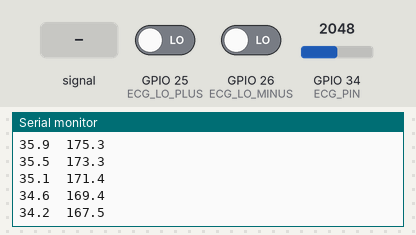
A sketch run on a simulated ESP32. Shown: the last lines printed to the serial monitor. The inputs (shaded band) are chosen by the test bench; at power-on: GPIO 34 (ECG_PIN) = 2048, GPIO 25 (ECG_LO_PLUS) LOW, GPIO 26 (ECG_LO_MINUS) LOW (analog values on the 0–4095 scale).

Above: at 3.4 s.
3.5 s: GPIO 34 (ECG_PIN) fed a 200 Hz sine of ±327 counts around its level
5.0 s: GPIO 34 (ECG_PIN) set to 1960
At 5.7 s:
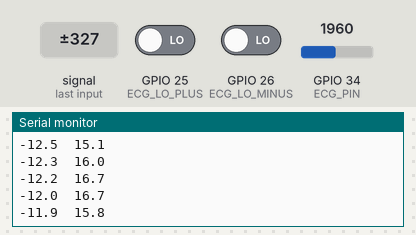
6.5 s: GPIO 25 (ECG_LO_PLUS) driven HIGH
8.0 s: GPIO 25 (ECG_LO_PLUS) driven LOW
9.5 s: GPIO 34 (ECG_PIN) fed a 1000 Hz sine of ±1023 counts around its level
At 10.3 s:
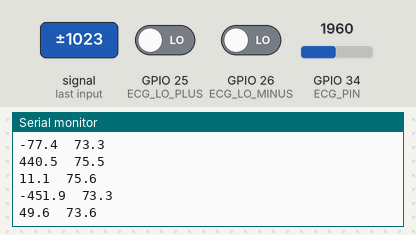
11.0 s: GPIO 34 (ECG_PIN) set to 2040
At 11.9 s:
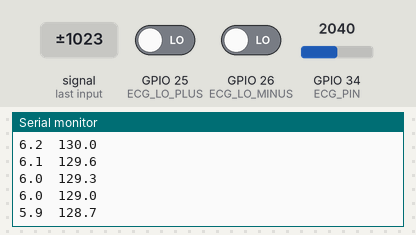
Timing chart, 0 to 12.8 s (numbered marks = the images above; inputs shaded):
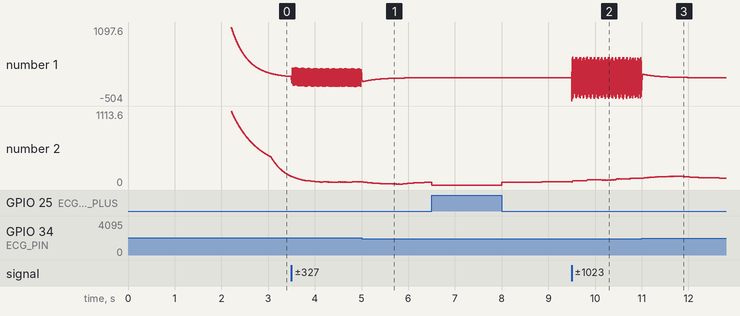

Measured:
- after the input at 9.5 s, the serial monitor: prints a new line at once (image 2)
- plotted number 1: 0 → -274.4 after the input at 9.5 s
- plotted number 2: 45.5 → 102.3 after the input at 9.5 s

The sketch:

test_ad8232.ino
```cpp
/*
 * AD8232 ECG - Diagnostic Test  v2.0
 * ESP32: ECG_OUT -> GPIO 34, LO+ -> GPIO 25, LO- -> GPIO 26
 *
 * v2.0 CHANGES (signal quality overhaul):
 *   - Added IIR bandpass filter (0.5-40 Hz) for clean waveform
 *   - Plotter shows FILTERED ECG centered at 0 (no ghost traces)
 *   - Longer baseline window (200 samples = 800ms) won't eat R-peaks
 *   - Peak detection operates on filtered signal (lower, cleaner thresholds)
 *   - Leads-off outputs 0 for all channels (same Y-scale, no ghost traces)
 *   - Added signal-power indicator to diagnose hardware issues
 *
 * Outputs:
 *   - Heart Rate (BPM) from R-peak detection with adaptive threshold
 *   - Respiratory Rate (breaths/min) from ECG-derived respiration (EDR)
 *   - Filtered ECG waveform (for Serial Plotter)
 *   - Signal quality metrics
 *
 * Two modes:
 *   PLOTTER_MODE = true  -> 2-channel plotter: Filtered ECG + Threshold
 *   PLOTTER_MODE = false -> text diagnostics: HR, RR, quality, HRV
 *
 * How to test:
 *   1. Attach 3 electrodes - TRY LIMB PLACEMENT FIRST (strongest signal)
 *   2. Flash this sketch
 *   3. PLOTTER_MODE=true:  Tools -> Serial Plotter at 115200
 *      PLOTTER_MODE=false: Serial Monitor at 115200
 *   4. Stay completely still for 15-20 seconds
 *   5. Look for sharp upward spikes ~1/second (R-peaks = heartbeat)
 *
 * Electrode placement - LIMB LEAD (try this first!):
 *   Red  (RA): inner right wrist/forearm (flat on skin)
 *   Yellow(LA): inner left wrist/forearm (flat on skin)
 *   Green (RL): inner right ankle OR right hip
 *
 * If limb lead works, then try chest:
 *   Red  (RA): right below collarbone
 *   Yellow(LA): left below collarbone
 *   Green (RL): lower left ribcage
 *
 * Wiring:
 *   AD8232 OUTPUT -> GPIO 34
 *   AD8232 LO+    -> GPIO 25
 *   AD8232 LO-    -> GPIO 26
 *   AD8232 3.3V   -> ESP32 3.3V
 *   AD8232 GND    -> ESP32 GND
 */

// ======================== MODE SELECTION =============================
// true  = Serial Plotter (2-channel: filtered ECG + threshold)
// false = Serial Monitor (text diagnostics with HR, RR, quality)
#define PLOTTER_MODE  true

// ======================== PIN DEFINITIONS ============================
#define ECG_PIN       34    // Analog input (ADC1_CH6) - must be ADC1!
#define ECG_LO_PLUS   25    // Leads-off detection +
#define ECG_LO_MINUS  26    // Leads-off detection -

// ======================== SAMPLING ===================================
#define SAMPLE_RATE_HZ    250            // Standard clinical ECG rate
#define SAMPLE_INTERVAL_US (1000000UL / SAMPLE_RATE_HZ)  // 4000us
unsigned long lastSampleMicros = 0;

// ======================== IIR BANDPASS FILTER =========================
// Two cascaded 1st-order IIR filters = effective 2nd-order bandpass
//
// HIGH-PASS at 0.5 Hz (removes DC drift / baseline wander):
//   alpha_hp = RC / (RC + dt)
//   RC = 1/(2*PI*0.5) = 0.31831,  dt = 1/250 = 0.004
//   alpha_hp = 0.31831 / 0.32231 = 0.9876
//
// LOW-PASS at 40 Hz (removes HF noise from ESP32 ADC + muscle EMG):
//   alpha_lp = dt / (RC + dt)
//   RC = 1/(2*PI*40) = 0.003979,  dt = 0.004
//   alpha_lp = 0.004 / 0.007979 = 0.5013
//
#define HP_ALPHA  0.9876f
#define LP_ALPHA  0.5013f

float hpPrevOut = 0.0f;    // High-pass previous output
float hpPrevIn  = 0.0f;    // High-pass previous input (raw ADC)
float lpOut     = 0.0f;    // Low-pass output = final filtered ECG

// ======================== BASELINE TRACKING ==========================
// Moving average of FILTERED signal over 800ms window (200 samples).
// Long enough that R-peaks (~80-120ms wide) don't get absorbed.
// This tracks slow respiratory modulation for peak-relative detection.
#define BASELINE_WINDOW   200
float baselineHistory[BASELINE_WINDOW];
int   baselineIndex = 0;
bool  baselineFull  = false;
float baselineSum   = 0.0f;
float ecgBaseline   = 0.0f;

// ======================== R-PEAK DETECTION ===========================
// Working on FILTERED signal (centered ~0, much smaller amplitude).
// Typical filtered R-peak amplitude:
//   Limb lead:  30-200 ADC units
//   Chest lead: 15-100 ADC units
#define REFRACTORY_MS     300    // Min 300ms between beats (max ~200 BPM)
#define INITIAL_THRESHOLD 40.0f  // Starting threshold for filtered signal
#define MIN_THRESHOLD     15.0f  // Floor - catches even weak chest signals
#define MIN_PEAK_AMP      20.0f  // Minimum filtered peak height to accept

// Adaptive: only updates on CONFIRMED peaks (noise can't drag it down)
#define ADAPT_ALPHA       0.15f  // EMA speed for tracking peak heights
#define ADAPT_FRACTION    0.40f  // Threshold = 40% of average peak height

float adaptiveThreshold = INITIAL_THRESHOLD;
unsigned long lastRPeakTime = 0;
float peakValue     = 0.0f;     // Track peak amplitude within current beat
float peakFiltered  = 0.0f;     // Filtered peak value
bool  inBeat        = false;

// ======================== HEART RATE =================================
#define HR_HISTORY_SIZE   12
float hrHistory[HR_HISTORY_SIZE];
int   hrHistIndex = 0;
int   hrHistCount = 0;

#define HR_MEDIAN_SIZE    5
float hrMedianBuf[HR_MEDIAN_SIZE];

float instantBPM  = 0.0f;
float smoothedHR  = 0.0f;
bool  hrInitialized = false;

#define HR_EMA_ALPHA      0.15f
#define HR_OUTLIER_PCT    0.35f

// ======================== RESPIRATORY RATE (EDR) =====================
#define RR_BUFFER_SIZE    30
#define RR_MIN_SAMPLES    12

float rrAmplitudes[RR_BUFFER_SIZE];
unsigned long rrTimes[RR_BUFFER_SIZE];
int   rrBufIndex = 0;
int   rrBufCount = 0;

float respiratoryRate = 0.0f;
float smoothedRR      = 0.0f;
bool  rrInitialized   = false;
unsigned long lastRRCalcTime = 0;
#define RR_CALC_INTERVAL_MS 3000

#define RR_EMA_ALPHA      0.12f
#define RR_OUTLIER_PCT    0.40f

// ======================== SIGNAL QUALITY =============================
int   sampleCount    = 0;
int   leadsOffCount  = 0;
int   rPeakDetections = 0;
unsigned long statsStartTime = 0;
#define STATS_INTERVAL_MS 2000

// Noise estimator: EMA of consecutive filtered-sample differences
float noiseEstimate = 0.0f;
#define NOISE_EMA_ALPHA   0.01f

// Signal presence: is there ANY ECG-like activity?
float signalPower   = 0.0f;
#define SIGNAL_EMA_ALPHA  0.005f

// ======================== HRV ========================================
#define HRV_BUFFER_SIZE   10
float rrIntervals[HRV_BUFFER_SIZE];
int   hrvBufIndex = 0;
int   hrvBufCount = 0;

// Debug/display
float lastConfirmedPeakAmp = 0.0f;

// =====================================================================
//  UTILITY: Median of float array
// =====================================================================
float medianOfArray(float arr[], int count) {
  if (count == 0) return 0.0f;
  if (count == 1) return arr[0];

  float sorted[HR_MEDIAN_SIZE];
  int n = min(count, HR_MEDIAN_SIZE);
  for (int i = 0; i < n; i++) sorted[i] = arr[i];
  for (int i = 1; i < n; i++) {
    float key = sorted[i];
    int j = i - 1;
    while (j >= 0 && sorted[j] > key) {
      sorted[j + 1] = sorted[j];
      j--;
    }
    sorted[j + 1] = key;
  }
  return (n % 2 == 1) ? sorted[n / 2]
                       : (sorted[n / 2 - 1] + sorted[n / 2]) / 2.0f;
}

// =====================================================================
//  UTILITY: RMSSD for HRV
// =====================================================================
float calculateRMSSD() {
  int count = min(hrvBufCount, HRV_BUFFER_SIZE);
  if (count < 4) return 0.0f;

  float sumSqDiff = 0.0f;
  int pairs = 0;
  for (int i = 1; i < count; i++) {
    int prev = (i - 1 + HRV_BUFFER_SIZE) % HRV_BUFFER_SIZE;
    float diff = rrIntervals[i] - rrIntervals[prev];
    sumSqDiff += diff * diff;
    pairs++;
  }
  return (pairs > 0) ? sqrtf(sumSqDiff / pairs) : 0.0f;
}

// =====================================================================
//  RESPIRATORY RATE (zero-crossing of R-peak amplitude envelope)
// =====================================================================
float calculateRespiratoryRate() {
  int sCount = min(rrBufCount, RR_BUFFER_SIZE);
  if (sCount < RR_MIN_SAMPLES) return respiratoryRate;

  float sum = 0.0f;
  for (int i = 0; i < sCount; i++) sum += rrAmplitudes[i];
  float meanAmp = sum / sCount;

  int zeroCrossings = 0;
  bool aboveMean = (rrAmplitudes[0] > meanAmp);
  for (int i = 1; i < sCount; i++) {
    bool currentAbove = (rrAmplitudes[i] > meanAmp);
    if (currentAbove != aboveMean) {
      zeroCrossings++;
      aboveMean = currentAbove;
    }
  }

  float breathsInBuffer = (float)zeroCrossings / 2.0f;

  int oldest = (rrBufIndex - sCount + RR_BUFFER_SIZE) % RR_BUFFER_SIZE;
  int newest = (rrBufIndex - 1 + RR_BUFFER_SIZE) % RR_BUFFER_SIZE;
  float bufDurSec = 0.0f;
  if (rrTimes[newest] > rrTimes[oldest] && rrTimes[oldest] > 0) {
    bufDurSec = (float)(rrTimes[newest] - rrTimes[oldest]) / 1000.0f;
  } else {
    bufDurSec = sCount * (60.0f / max(smoothedHR, 50.0f));
  }
  if (bufDurSec <= 0) return respiratoryRate;

  float rr = (breathsInBuffer / bufDurSec) * 60.0f;
  if (rr < 6.0f || rr > 45.0f) return respiratoryRate;
  return rr;
}

// =====================================================================
//  SETUP
// =====================================================================
void setup() {
  Serial.begin(115200);
  delay(2000);

  pinMode(ECG_LO_PLUS, INPUT);
  pinMode(ECG_LO_MINUS, INPUT);
  analogReadResolution(12);
  analogSetAttenuation(ADC_11db);

  // Pre-fill baseline with 0 (filtered signal centers around 0)
  for (int i = 0; i < BASELINE_WINDOW; i++) {
    baselineHistory[i] = 0.0f;
  }

  // Prime the filters with a few readings to avoid startup transient
  for (int i = 0; i < 50; i++) {
    float raw = (float)analogRead(ECG_PIN);
    float hpOut = HP_ALPHA * (hpPrevOut + raw - hpPrevIn);
    hpPrevIn = raw;
    hpPrevOut = hpOut;
    lpOut = LP_ALPHA * hpOut + (1.0f - LP_ALPHA) * lpOut;
    delayMicroseconds(SAMPLE_INTERVAL_US);
  }

  if (!PLOTTER_MODE) {
    Serial.println("\n=== AD8232 ECG Diagnostic Test v2.0 ===");
    Serial.println("Pins:  ECG_OUT=GPIO34, LO+=GPIO25, LO-=GPIO26");
    Serial.println("Rate:  250 Hz  |  Filter: 0.5-40 Hz bandpass (IIR)");
    Serial.printf("Threshold: adaptive (start=%.0f, floor=%.0f, min_peak=%.0f)\n",
                  INITIAL_THRESHOLD, MIN_THRESHOLD, MIN_PEAK_AMP);
    Serial.println("\nTip: Try LIMB placement first (wrists + ankle) for strongest signal.");
    Serial.println("     Clean skin with alcohol wipe. Press pads firmly. Stay still.\n");
    Serial.println("Time(s)\tHR(bpm)\tRR(brpm)\tFiltered\tBaseline\tThresh\tPeakAmp\tNoise\tSigPwr\tQuality\t\tHRV(ms)");
    Serial.println("-------\t-------\t--------\t--------\t--------\t------\t-------\t-----\t------\t-------\t\t-------");
  }

  statsStartTime = millis();
  lastSampleMicros = micros();
}

// =====================================================================
//  MAIN LOOP - 250 Hz ECG sampling with digital bandpass filter
// =====================================================================
void loop() {
  unsigned long nowMicros = micros();
  if ((nowMicros - lastSampleMicros) < SAMPLE_INTERVAL_US) return;
  lastSampleMicros = nowMicros;

  unsigned long now = millis();

  // === Leads-off check ===
  bool leadsOff = (digitalRead(ECG_LO_PLUS) == HIGH) ||
                  (digitalRead(ECG_LO_MINUS) == HIGH);

  if (leadsOff) {
    leadsOffCount++;
    sampleCount++;

    if (inBeat) { inBeat = false; peakValue = 0; }

    if (PLOTTER_MODE) {
      // Output 0 for all channels (same Y-scale as filtered -> no ghost traces)
      Serial.println("0\t0");
    }
    return;
  }

  // === Read raw ADC ===
  float rawADC = (float)analogRead(ECG_PIN);
  sampleCount++;

  // === IIR HIGH-PASS FILTER (0.5 Hz) - removes DC offset & baseline wander ===
  // y[n] = alpha * (y[n-1] + x[n] - x[n-1])
  float hpOut = HP_ALPHA * (hpPrevOut + rawADC - hpPrevIn);
  hpPrevIn  = rawADC;
  hpPrevOut = hpOut;

  // === IIR LOW-PASS FILTER (40 Hz) - removes HF noise ===
  // y[n] = alpha * x[n] + (1-alpha) * y[n-1]
  lpOut = LP_ALPHA * hpOut + (1.0f - LP_ALPHA) * lpOut;

  // filtered = final bandpass-filtered ECG (centered ~0)
  float filtered = lpOut;

  // === Update baseline (slow moving average of filtered signal, 800ms) ===
  baselineSum -= baselineHistory[baselineIndex];
  baselineHistory[baselineIndex] = filtered;
  baselineSum += filtered;
  baselineIndex = (baselineIndex + 1) % BASELINE_WINDOW;
  if (!baselineFull && baselineIndex == 0) baselineFull = true;

  int bCount = baselineFull ? BASELINE_WINDOW : max(baselineIndex, 1);
  ecgBaseline = baselineSum / bCount;

  // Height above baseline (for peak detection)
  float ecgHeight = filtered - ecgBaseline;

  // === Noise estimation ===
  static float prevFiltered = 0.0f;
  float noiseDiff = fabsf(filtered - prevFiltered);
  noiseEstimate = NOISE_EMA_ALPHA * noiseDiff + (1.0f - NOISE_EMA_ALPHA) * noiseEstimate;
  prevFiltered = filtered;

  // === Signal power (is there ANY signal at all?) ===
  signalPower = SIGNAL_EMA_ALPHA * (filtered * filtered)
              + (1.0f - SIGNAL_EMA_ALPHA) * signalPower;

  // === Adaptive threshold ===
  float currentThreshold = max(adaptiveThreshold * ADAPT_FRACTION, MIN_THRESHOLD);

  // === R-peak detection on filtered signal ===
  bool pastRefractory = (now - lastRPeakTime) > REFRACTORY_MS;

  if (ecgHeight > currentThreshold && pastRefractory) {
    if (!inBeat) {
      inBeat = true;
      peakFiltered = filtered;
      peakValue = ecgHeight;
    } else {
      if (ecgHeight > peakValue) {
        peakValue = ecgHeight;
        peakFiltered = filtered;
      }
    }
  } else if (inBeat && ecgHeight < currentThreshold * 0.5f) {
    // Exiting R-peak region - validate
    inBeat = false;
    float peakAmplitude = peakValue;

    if (peakAmplitude < MIN_PEAK_AMP) {
      peakValue = 0;
      return;
    }

    lastConfirmedPeakAmp = peakAmplitude;

    // Update adaptive threshold (ONLY on confirmed peaks)
    adaptiveThreshold = ADAPT_ALPHA * peakAmplitude
                      + (1.0f - ADAPT_ALPHA) * adaptiveThreshold;

    rPeakDetections++;

    // Store for respiratory rate
    rrAmplitudes[rrBufIndex] = peakAmplitude;
    rrTimes[rrBufIndex] = now;
    rrBufIndex = (rrBufIndex + 1) % RR_BUFFER_SIZE;
    if (rrBufCount < RR_BUFFER_SIZE + 1) rrBufCount++;

    // === Heart Rate from R-R interval ===
    if (lastRPeakTime > 0) {
      long rrInterval = now - lastRPeakTime;

      if (rrInterval > 300 && rrInterval < 2000) {
        instantBPM = 60000.0f / (float)rrInterval;

        hrHistory[hrHistIndex] = instantBPM;
        hrHistIndex = (hrHistIndex + 1) % HR_HISTORY_SIZE;
        if (hrHistCount < HR_HISTORY_SIZE) hrHistCount++;

        int medCount = min(hrHistCount, HR_MEDIAN_SIZE);
        for (int i = 0; i < medCount; i++) {
          int idx = (hrHistIndex - 1 - i + HR_HISTORY_SIZE) % HR_HISTORY_SIZE;
          hrMedianBuf[i] = hrHistory[idx];
        }
        float medianHR = medianOfArray(hrMedianBuf, medCount);

        if (hrInitialized &&
            fabsf(medianHR - smoothedHR) / smoothedHR > HR_OUTLIER_PCT) {
          // Reject outlier
        } else {
          smoothedHR = hrInitialized
            ? (HR_EMA_ALPHA * medianHR + (1.0f - HR_EMA_ALPHA) * smoothedHR)
            : medianHR;
          hrInitialized = true;
        }

        rrIntervals[hrvBufIndex] = (float)rrInterval;
        hrvBufIndex = (hrvBufIndex + 1) % HRV_BUFFER_SIZE;
        if (hrvBufCount < HRV_BUFFER_SIZE) hrvBufCount++;
      }
    }
    lastRPeakTime = now;
    peakValue = 0;
  }

  // === Timeout: reset if no beats for 5 seconds ===
  if (lastRPeakTime > 0 && (now - lastRPeakTime) > 5000) {
    smoothedHR = 0;
    hrInitialized = false;
    hrHistCount = 0;
    hrHistIndex = 0;
    instantBPM = 0;
    respiratoryRate = 0;
    smoothedRR = 0;
    rrInitialized = false;
    rrBufCount = 0;
    hrvBufCount = 0;
  }

  // === Respiratory Rate ===
  if ((now - lastRRCalcTime) >= RR_CALC_INTERVAL_MS && rrBufCount >= RR_MIN_SAMPLES) {
    float rawRR = calculateRespiratoryRate();
    if (rawRR > 0) {
      if (rrInitialized &&
          fabsf(rawRR - smoothedRR) / smoothedRR > RR_OUTLIER_PCT) {
        // Reject
      } else {
        respiratoryRate = rawRR;
        smoothedRR = rrInitialized
          ? (RR_EMA_ALPHA * rawRR + (1.0f - RR_EMA_ALPHA) * smoothedRR)
          : rawRR;
        rrInitialized = true;
      }
    }
    lastRRCalcTime = now;
  }

  // === OUTPUT ===
  if (PLOTTER_MODE) {
    // 2-channel output for Serial Plotter (both centered near 0):
    //   Channel 1: Filtered ECG (bandpass 0.5-40Hz, centered at 0)
    //   Channel 2: Detection threshold above baseline
    // Real ECG = sharp spikes ~1/second. Noise = random jitter.
    Serial.printf("%.1f\t%.1f\n", filtered, ecgBaseline + currentThreshold);
  } else {
    // Text diagnostic output
    if ((now - statsStartTime) >= STATS_INTERVAL_MS) {
      float leadsOffPct = (sampleCount > 0)
        ? ((float)leadsOffCount / sampleCount * 100.0f) : 0.0f;

      const char* quality;
      float sigRMS = sqrtf(signalPower);
      if (leadsOffPct > 20.0f) {
        quality = "LEADS_OFF";
      } else if (sigRMS < 3.0f) {
        quality = "NO_SIGNAL";
      } else if (noiseEstimate > 15.0f) {
        quality = "NOISY";
      } else if (noiseEstimate > 8.0f) {
        quality = "OK";
      } else if (hrInitialized) {
        quality = "GOOD";
      } else {
        quality = "CALIBRATING";
      }

      const char* hrLabel = "";
      if (smoothedHR > 0) {
        if (smoothedHR < 60) hrLabel = " [BRADY]";
        else if (smoothedHR > 100) hrLabel = " [TACHY]";
      }

      const char* rrLabel = "";
      if (smoothedRR > 0) {
        if (smoothedRR < 12) rrLabel = " [SLOW]";
        else if (smoothedRR > 20) rrLabel = " [FAST]";
      }

      float rmssd = calculateRMSSD();

      Serial.printf("%.1f\t%.0f%s\t%.1f%s\t\t%.1f\t\t%.1f\t\t%.0f\t%.0f\t%.1f\t%.1f\t%s\t\t%.0f\n",
                    (float)now / 1000.0f,
                    smoothedHR, hrLabel,
                    smoothedRR, rrLabel,
                    filtered,
                    ecgBaseline,
                    currentThreshold,
                    lastConfirmedPeakAmp,
                    noiseEstimate,
                    sigRMS,
                    quality,
                    rmssd);

      sampleCount = 0;
      leadsOffCount = 0;
      rPeakDetections = 0;
      statsStartTime = now;
    }
  }
}
```
